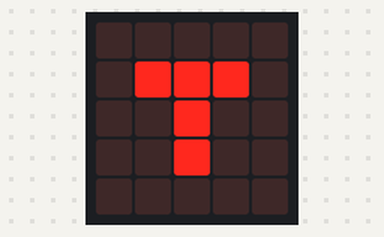
A program run on a simulated BBC micro:bit (MakeCode). Shown: the board's 5×5 LED display.

Above: at 0.1 s.
At 0.5 s:
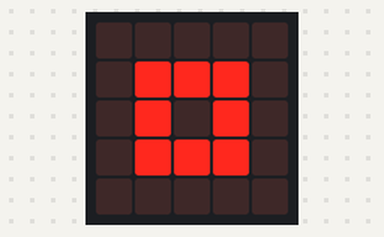
At 0.9 s:
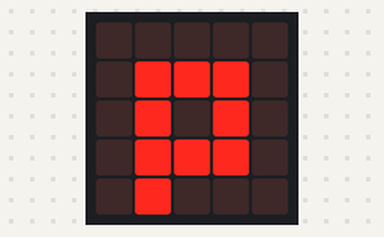
At 1.3 s:
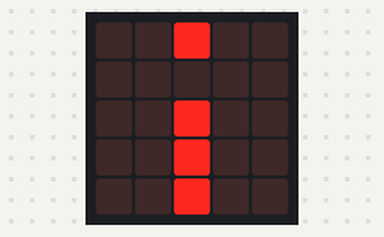
At 1.7 s:
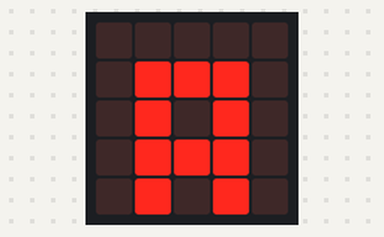
At 2.1 s:
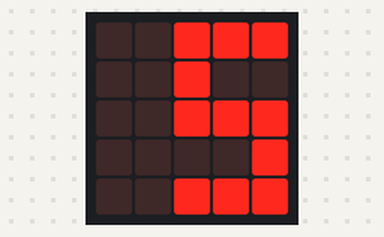

Measured:
- what the display in image 1 shows lasts 0.4 s, from 0.4 s to 0.8 s

The program:

main.ts
```typescript
basic.showLeds(`
    . . . . .
    . # # # .
    . . # . .
    . . # . .
    . . . . .
    `)
basic.showLeds(`
    . . . . .
    . # # # .
    . # . # .
    . # # # .
    . . . . .
    `)
basic.showLeds(`
    . . . . .
    . # # # .
    . # . # .
    . # # # .
    . # . . .
    `)
basic.showLeds(`
    . . # . .
    . . . . .
    . . # . .
    . . # . .
    . . # . .
    `)
basic.showLeds(`
    . . . . .
    . # # # .
    . # . # .
    . # # # .
    . # . # .
    `)
basic.showLeds(`
    . . # # #
    . . # . .
    . . # # #
    . . . . #
    . . # # #
    `)
basic.forever(function () {

})
```

test.ts
```typescript
// testit kuuluvat tänne; tätä ei koota, kun tätä pakettia käytetään laajennuksena.
```
